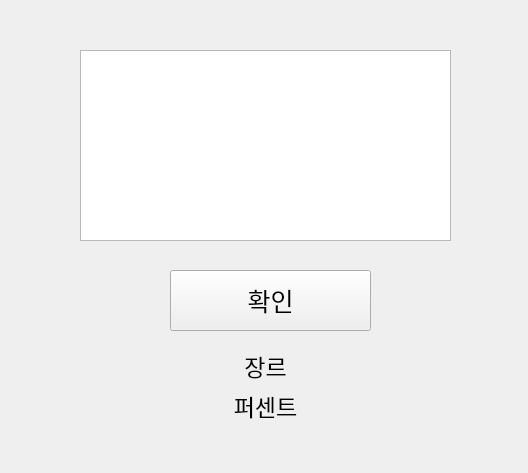
<?xml version="1.0" encoding="UTF-8"?>
<ui version="4.0">
 <class>Form</class>
 <widget class="QWidget" name="Form">
  <property name="geometry">
   <rect>
    <x>0</x>
    <y>0</y>
    <width>528</width>
    <height>473</height>
   </rect>
  </property>
  <property name="windowTitle">
   <string>Form</string>
  </property>
  <widget class="QTextEdit" name="te_lylic">
   <property name="geometry">
    <rect>
     <x>80</x>
     <y>50</y>
     <width>371</width>
     <height>191</height>
    </rect>
   </property>
  </widget>
  <widget class="QPushButton" name="btn_push">
   <property name="geometry">
    <rect>
     <x>170</x>
     <y>270</y>
     <width>201</width>
     <height>61</height>
    </rect>
   </property>
   <property name="font">
    <font>
     <pointsize>19</pointsize>
    </font>
   </property>
   <property name="text">
    <string>확인</string>
   </property>
  </widget>
  <widget class="QLabel" name="lbl_result">
   <property name="geometry">
    <rect>
     <x>140</x>
     <y>340</y>
     <width>251</width>
     <height>51</height>
    </rect>
   </property>
   <property name="font">
    <font>
     <pointsize>17</pointsize>
    </font>
   </property>
   <property name="text">
    <string>장르</string>
   </property>
   <property name="alignment">
    <set>Qt::AlignCenter</set>
   </property>
  </widget>
  <widget class="QLabel" name="lbl_result_2">
   <property name="geometry">
    <rect>
     <x>140</x>
     <y>380</y>
     <width>251</width>
     <height>51</height>
    </rect>
   </property>
   <property name="font">
    <font>
     <pointsize>17</pointsize>
    </font>
   </property>
   <property name="text">
    <string>퍼센트</string>
   </property>
   <property name="alignment">
    <set>Qt::AlignCenter</set>
   </property>
  </widget>
 </widget>
 <resources/>
 <connections/>
</ui>
